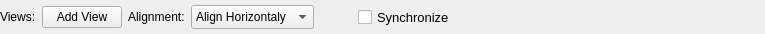
<?xml version="1.0" encoding="UTF-8"?>
<ui version="4.0">
 <class>AwDisplayToolBarClassv2</class>
 <widget class="QWidget" name="AwDisplayToolBarClassv2">
  <property name="geometry">
   <rect>
    <x>0</x>
    <y>0</y>
    <width>765</width>
    <height>34</height>
   </rect>
  </property>
  <property name="windowTitle">
   <string>Form</string>
  </property>
  <layout class="QGridLayout" name="gridLayout">
   <property name="leftMargin">
    <number>0</number>
   </property>
   <property name="topMargin">
    <number>0</number>
   </property>
   <property name="rightMargin">
    <number>0</number>
   </property>
   <property name="bottomMargin">
    <number>0</number>
   </property>
   <item row="0" column="0">
    <layout class="QHBoxLayout" name="horizontalLayout">
     <item>
      <widget class="QLabel" name="label_3">
       <property name="sizePolicy">
        <sizepolicy hsizetype="Preferred" vsizetype="Fixed">
         <horstretch>0</horstretch>
         <verstretch>0</verstretch>
        </sizepolicy>
       </property>
       <property name="maximumSize">
        <size>
         <width>16777215</width>
         <height>32</height>
        </size>
       </property>
       <property name="text">
        <string>Views:</string>
       </property>
      </widget>
     </item>
     <item>
      <widget class="QPushButton" name="buttonAddView">
       <property name="sizePolicy">
        <sizepolicy hsizetype="Preferred" vsizetype="Fixed">
         <horstretch>0</horstretch>
         <verstretch>0</verstretch>
        </sizepolicy>
       </property>
       <property name="toolTip">
        <string>Click here to add a new signal view</string>
       </property>
       <property name="text">
        <string>Add View</string>
       </property>
      </widget>
     </item>
     <item>
      <widget class="QLabel" name="label">
       <property name="text">
        <string>Alignment:</string>
       </property>
      </widget>
     </item>
     <item>
      <widget class="QComboBox" name="comboAlignment">
       <property name="maximumSize">
        <size>
         <width>16777215</width>
         <height>24</height>
        </size>
       </property>
       <property name="toolTip">
        <string>Align view vertically or horizontally</string>
       </property>
       <property name="sizeAdjustPolicy">
        <enum>QComboBox::AdjustToContents</enum>
       </property>
       <item>
        <property name="text">
         <string>Align Horizontaly</string>
        </property>
       </item>
       <item>
        <property name="text">
         <string>Align Verticaly</string>
        </property>
       </item>
      </widget>
     </item>
     <item>
      <widget class="QPushButton" name="buttonCapture">
       <property name="sizePolicy">
        <sizepolicy hsizetype="Fixed" vsizetype="Fixed">
         <horstretch>0</horstretch>
         <verstretch>0</verstretch>
        </sizepolicy>
       </property>
       <property name="minimumSize">
        <size>
         <width>32</width>
         <height>32</height>
        </size>
       </property>
       <property name="maximumSize">
        <size>
         <width>32</width>
         <height>32</height>
        </size>
       </property>
       <property name="toolTip">
        <string>Take a screen capture of the views and save it as as PNG file in the current data directory.</string>
       </property>
       <property name="text">
        <string/>
       </property>
       <property name="icon">
        <iconset resource="../../../resources/AnyWave.qrc">
         <normaloff>:/images/Capture32x32.png</normaloff>:/images/Capture32x32.png</iconset>
       </property>
       <property name="iconSize">
        <size>
         <width>32</width>
         <height>32</height>
        </size>
       </property>
       <property name="flat">
        <bool>true</bool>
       </property>
      </widget>
     </item>
     <item>
      <widget class="QCheckBox" name="checkSynchro">
       <property name="sizePolicy">
        <sizepolicy hsizetype="Preferred" vsizetype="Fixed">
         <horstretch>0</horstretch>
         <verstretch>0</verstretch>
        </sizepolicy>
       </property>
       <property name="maximumSize">
        <size>
         <width>16777215</width>
         <height>32</height>
        </size>
       </property>
       <property name="font">
        <font>
         <family>MS Shell Dlg 2</family>
         <pointsize>10</pointsize>
        </font>
       </property>
       <property name="toolTip">
        <string>If checked, views are synchronized.</string>
       </property>
       <property name="text">
        <string>Synchronize</string>
       </property>
      </widget>
     </item>
     <item>
      <spacer name="horizontalSpacer_3">
       <property name="orientation">
        <enum>Qt::Horizontal</enum>
       </property>
       <property name="sizeHint" stdset="0">
        <size>
         <width>40</width>
         <height>20</height>
        </size>
       </property>
      </spacer>
     </item>
    </layout>
   </item>
  </layout>
 </widget>
 <resources>
  <include location="../../../resources/AnyWave.qrc"/>
 </resources>
 <connections/>
</ui>
